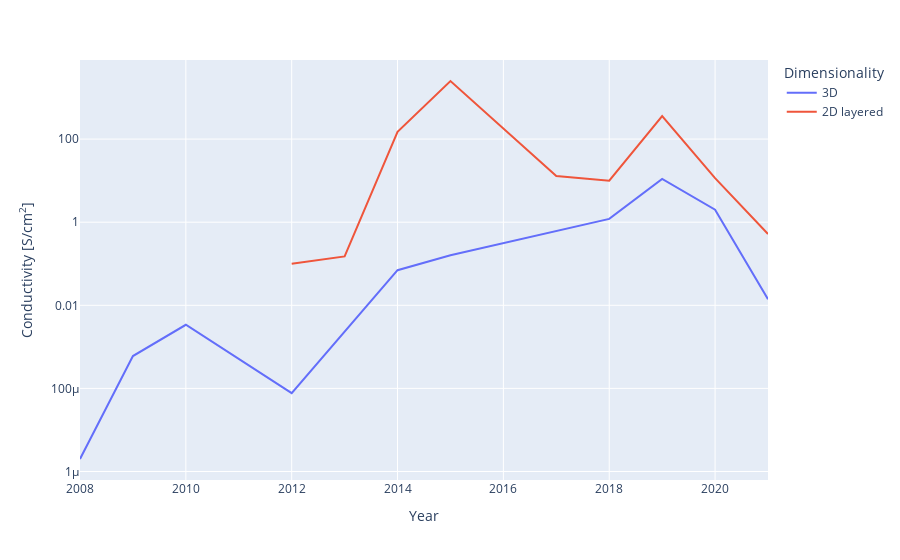

Notebook code for this chart:
### Code cell
mofs_sorted_2D = mofs.loc[mofs[mofs['Dimensionality']=='2D layered'].groupby('Year')['Value'].idxmax()]
mofs_sorted_3D = mofs.loc[mofs[mofs['Dimensionality']=='3D'].groupby('Year')['Value'].idxmax()]
mofs_sorted = pd.concat([mofs_sorted_3D, mofs_sorted_2D], ignore_index=True)
fig2 = px.line(mofs_sorted, x='Year', y='Value', color='Dimensionality', hover_data=['Dimensionality','Porosity'], 
                 labels={'Value': "Conductivity [S/cm<sup>2</sup>]"}, hover_name='Name')
fig2.update_traces(hovertemplate='<b>%{hovertext}</b><br><br>Dimensionality=%{customdata[0]}\
                                 <br>Year=%{x}<br>Value=%{y} S/cm<sup>2</sup>\
                                 <br>Porosity=%{customdata[1]} m<sup>2</sup>/g<extra></extra>')
fig2.update_layout(yaxis_type="log")
fig2.show()

### Figure 1 — Plotly figure (JSON) as saved in the notebook; plotly's stock layout.template omitted (floating-point values rounded to 4 significant figures)
{"data": [{"customdata": [["3D", 0.001], ["3D", 0.001], ["3D", 0.001], ["3D", 450], ["3D", 214], ["3D", 0.001], ["3D", 614], ["3D", 3], ["3D", 0.001], ["3D", 80]], "hovertemplate": "<b>%{hovertext}</b><br><br>Dimensionality=%{customdata[0]}                                 <br>Year=%{x}<br>Value=%{y} S/cm<sup>2</sup>                                 <br>Porosity=%{customdata[1]} m<sup>2</sup>/g<extra></extra>", "hovertext": ["Pb3(BHT)", "Cu[Cu(pdt)2]", "I2@Zn3(lac)2(pybz)2", "Fe(1,2,3-triazolate) (oxidized)", "TCNQ@Cu3(BTC)2", "Fe2(dhbq)3", "Fe2(BDT)3 (oxidized)", "Cu2(6-Hmna)(6-mn)", "Cu(H2O)(2,6-NDPA)0.5", "Cr(tri)2(CF3SO3)0.33"], "legendgroup": "3D", "line": {"color": "#636efa", "dash": "solid"}, "mode": "lines", "name": "3D", "orientation": "v", "showlegend": true, "type": "scatter", "x": [2008, 2009, 2010, 2012, 2014, 2015, 2018, 2019, 2020, 2021], "xaxis": "x", "y": [2e-06, 0.0006, 0.0034, 7.7e-05, 0.07, 0.16, 1.2, 10.96, 2, 0.014], "yaxis": "y"}, {"customdata": [["2D layered", 306], ["2D layered", 0.001], ["2D layered", 0.001], ["2D layered", 0.001], ["2D layered", 114], ["2D layered", 210], ["2D layered", 2298], ["2D layered", 280], ["2D layered", 133]], "hovertemplate": "<b>%{hovertext}</b><br><br>Dimensionality=%{customdata[0]}                                 <br>Year=%{x}<br>Value=%{y} S/cm<sup>2</sup>                                 <br>Porosity=%{customdata[1]} m<sup>2</sup>/g<extra></extra>", "hovertext": ["Cu3(HOTP)2", "Ni3(BHT)2", "Ni3(BHT)2 oxidized", "Cu3(BHT)", "Cu3(HIB)2", "Fe3(PTC)", "(Mn/Fe)3(HIB)2", "Co3(HITP)2", "Ni3(HAB)2"], "legendgroup": "2D layered", "line": {"color": "#EF553B", "dash": "solid"}, "mode": "lines", "name": "2D layered", "orientation": "v", "showlegend": true, "type": "scatter", "x": [2012, 2013, 2014, 2015, 2017, 2018, 2019, 2020, 2021], "xaxis": "x", "y": [0.1, 0.15, 150, 2500, 13, 10, 359, 11.5, 0.52], "yaxis": "y"}], "layout": {"autosize": true, "legend": {"title": {"text": "Dimensionality"}, "tracegroupgap": 0}, "margin": {"t": 60}, "xaxis": {"anchor": "y", "autorange": true, "domain": [0, 1], "range": [2008, 2021], "title": {"text": "Year"}, "type": "linear"}, "yaxis": {"anchor": "x", "autorange": true, "domain": [0, 1], "range": [-6.204, 3.903], "title": {"text": "Conductivity [S/cm<sup>2</sup>]"}, "type": "log"}}}
